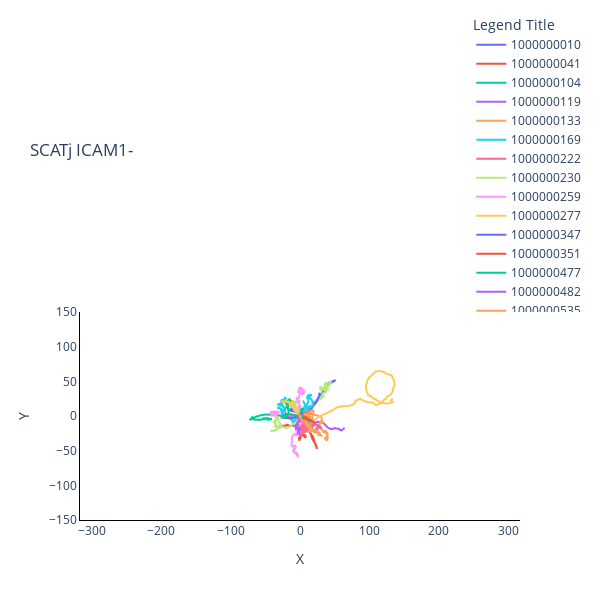

The notebook cell this image was saved under:
### Code cell
aff_t(l[0], 'SCATj ICAM1-', True)
